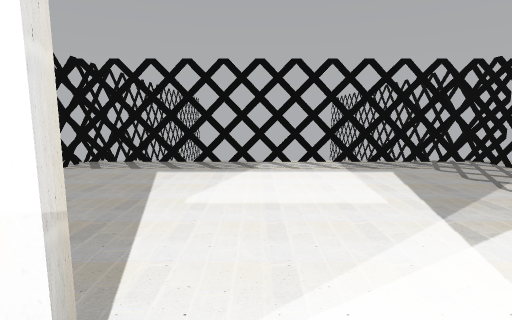
[1] (above)

15 first-person views from a walk through a scene from a Unity 3-D project. The camera is 1.2 m above the floor, tilts 8° down and sees 80° across. Doors are open. The floor is counted in squares, 1 m on a side. Each view is taken from the middle of a square. On the plan, view 1 faces up. The plan holds only what a view shows up to about 13 squares ahead; the rest is blank. The place goes on beyond the plan. Some surface patterns are stand-ins.

[2]
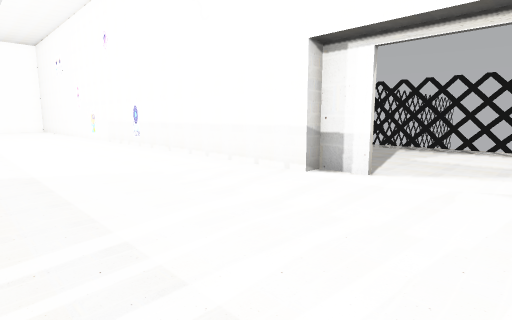

[3]
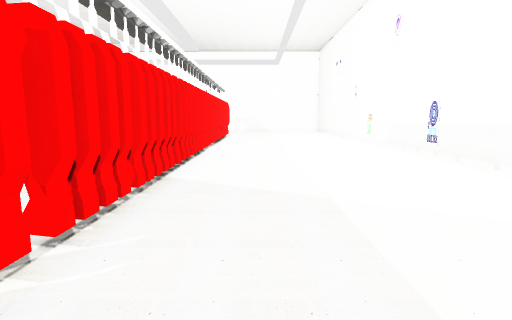

[4]
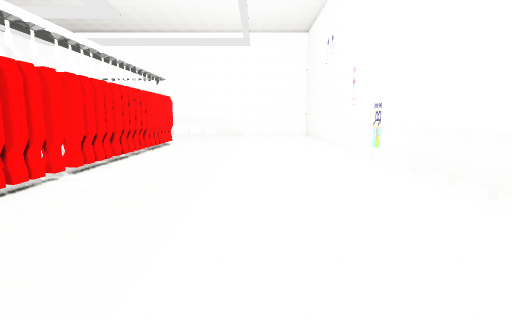

[5]
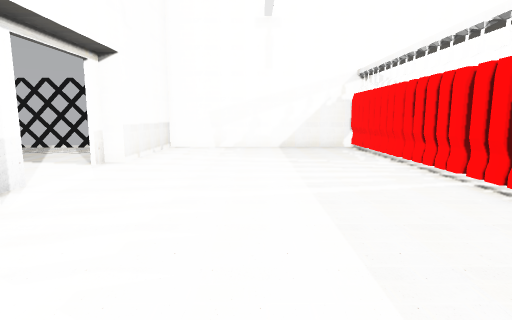

[6]
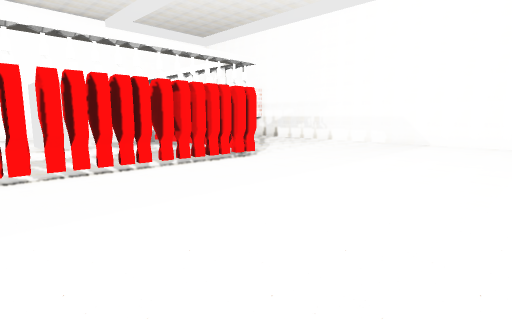

[7]
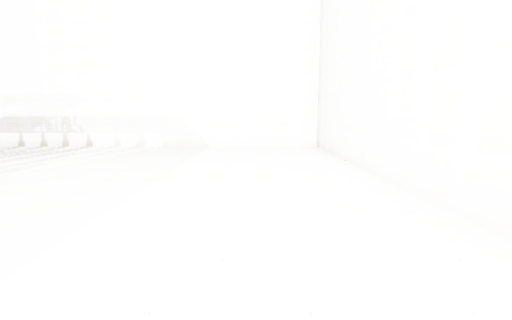

[8]
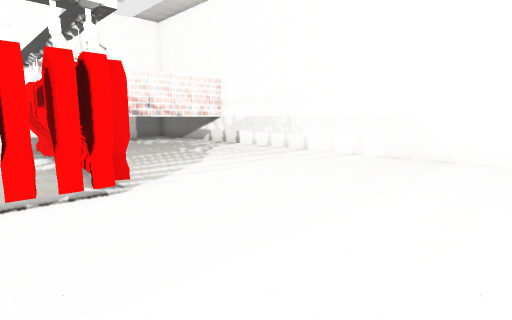

[9]
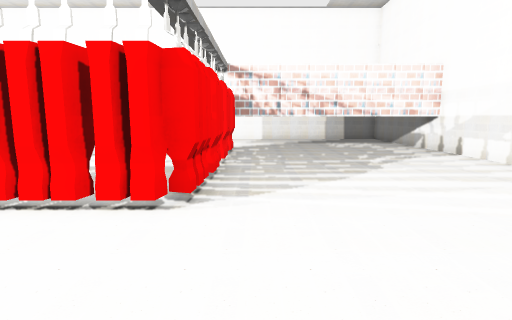

[10]
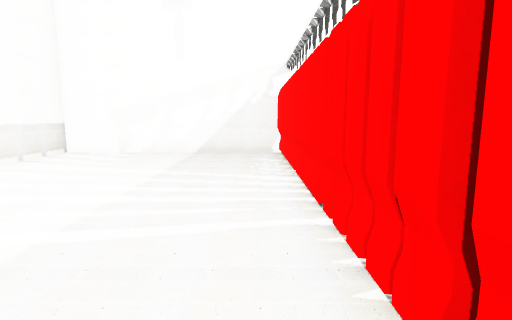

[11]
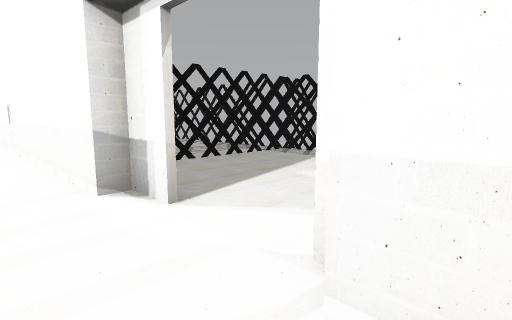

[12]
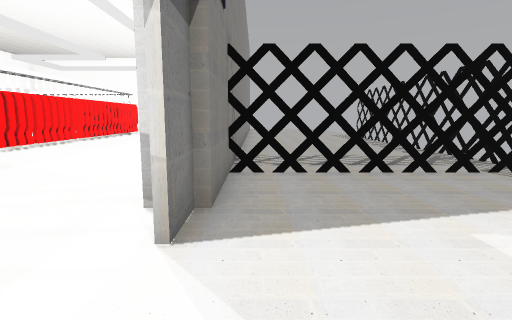

[13]
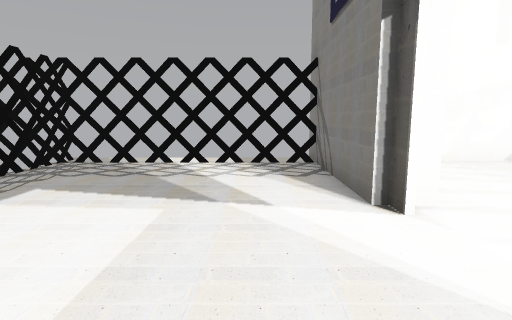

[14]
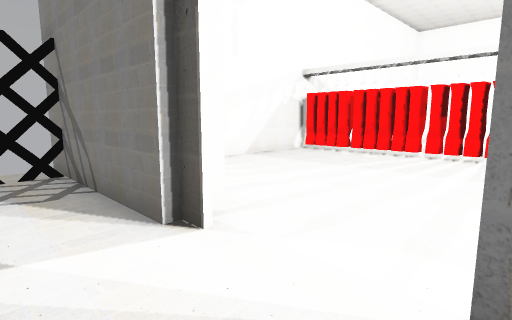

[15]
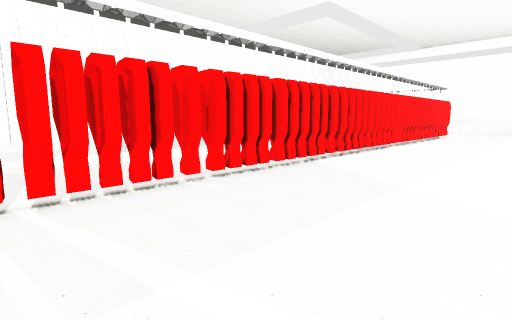

### Floor plan
Key: @ floor where view 1 was taken; # wall or solid block; x gap in a wall; . floor; D open door; = window, fence, low wall or low ledge; T thing the floor can be seen under or through.
Columns run from 29 left of view 1 to 7 right of it. Each row starts with its distance up from view 1.
 10                         =#        #=
  9                      =  ==       ====
  8                   ===================
  7                   .....==..........==
  6                    .... =..........==
  5                   .....==..........==
  4                   .....==..........==
  3                   .....==..........==
  2                   .....==..........=
  1 #############################DD######
  0 #............................@......#
 -1 #...................................#
 -2 #...................................#
 -3 #...................................#
 -4 #...................................#
 -5 #...................................#
 -6 #...................................#
 -7 #.......########x####x###TTTTT#######
 -8 #.......##   ##            TT ##
 -9 #.......##.....        ......
-10 #.......##.....        ......
-11 #.......##.....       .......
-12 #.......##.....       .......
-13 #.......# ..#          #  ...
-14 #########    #           ....
-15              #           ....

Positions as (right, up) in squares from view 1, and headings:
1: (0, 0), facing up
2: (2, -5), facing up-left
3: (-1, -5), facing left
4: (-7, -3), facing left
5: (-6, -3), facing right
6: (-14, 0), facing down-left
7: (-16, -2), facing left
8: (-19, -2), facing down-left
9: (-22, -3), facing down
10: (-4, -6), facing right
11: (3, -1), facing up-left
12: (2, 2), facing left
13: (-2, 3), facing right
14: (-1, 3), facing down-right
15: (0, -2), facing down-left
